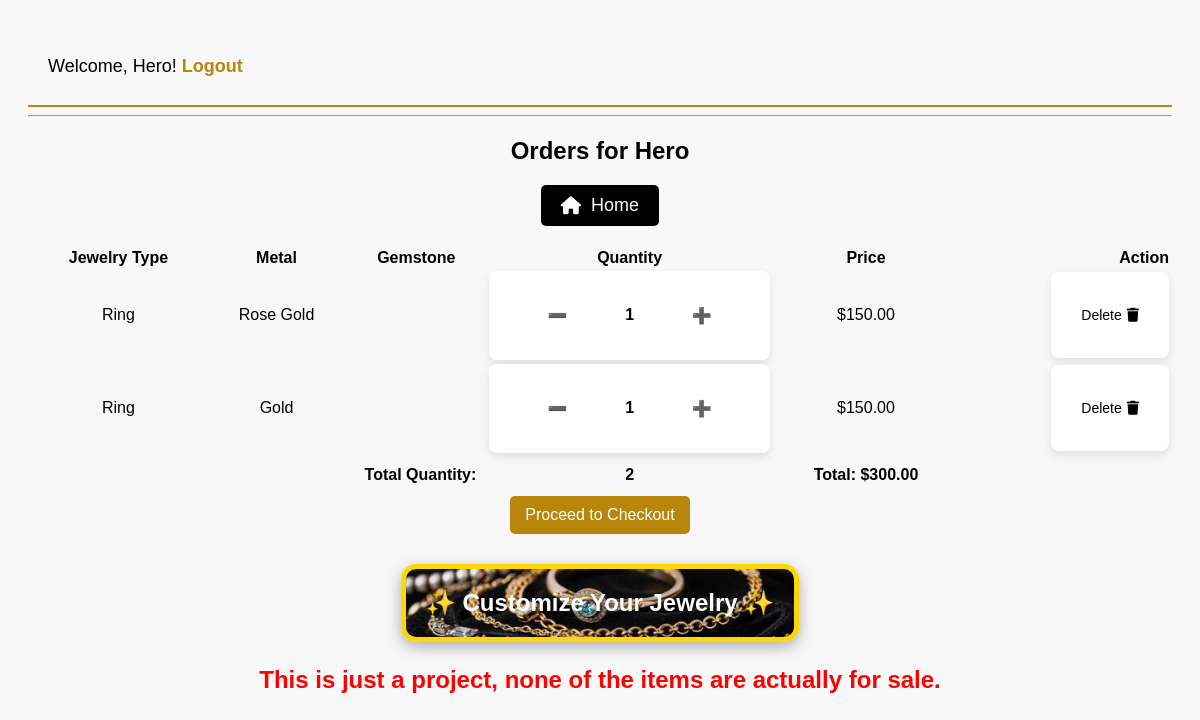
Before: /orders (signed in) with the older database file.
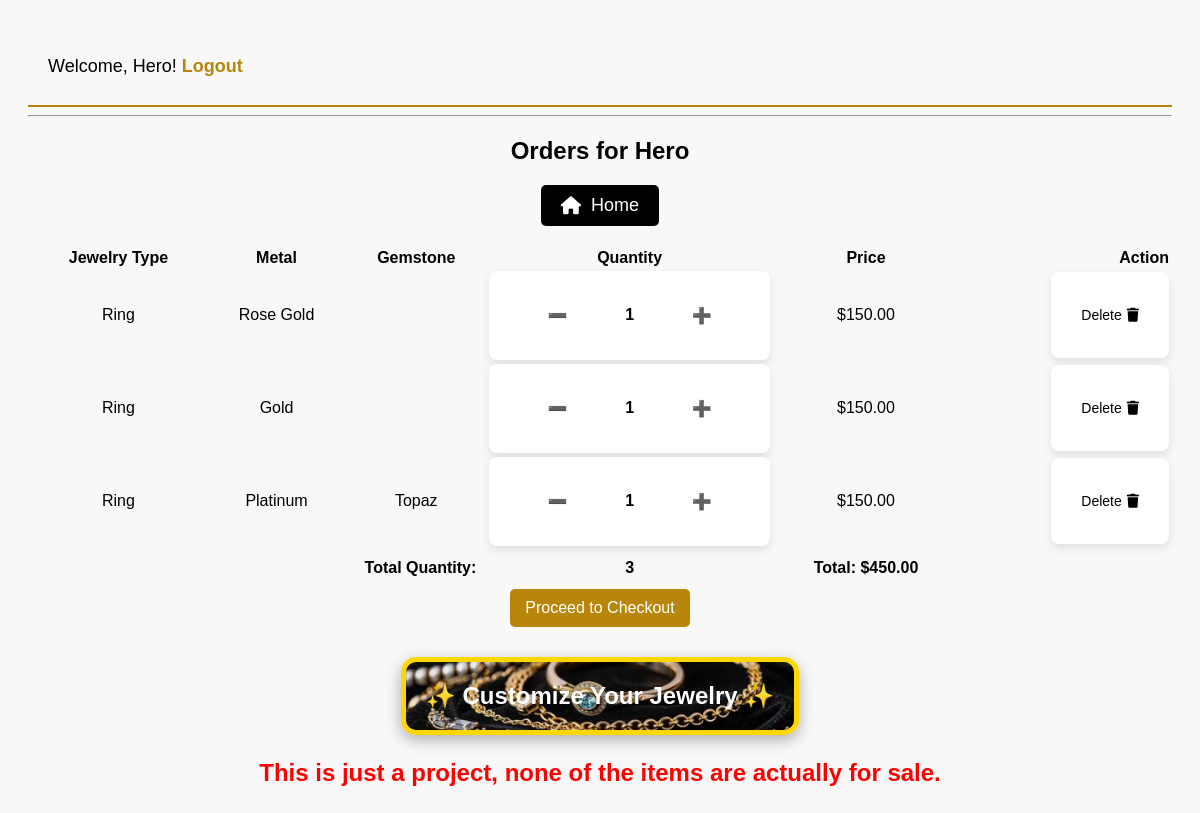
After: the same page with the newer database file.
### tables this page shows
CREATE TABLE orders (
            id INTEGER PRIMARY KEY AUTOINCREMENT,
            jewelry_type TEXT,
            metal TEXT,
            gemstone TEXT
        , user_id INTEGER, quantity INTEGER DEFAULT 1, price REAL DEFAULT 0.0);

### app.py (the view)
@app.route('/orders')
def view_orders():
    if 'user' not in session:
        return redirect(url_for('login'))
    user = session['user']
    conn = sqlite3.connect('jewelry_store.db')
    c = conn.cursor()
    c.execute('''
        SELECT id, jewelry_type, metal, gemstone, quantity, price
        FROM orders
        WHERE user_id = (SELECT id FROM users WHERE username = ?)
    ''', (user,))
    orders = c.fetchall()
    c.execute("SELECT SUM(quantity) FROM orders WHERE user_id = (SELECT id FROM users WHERE username = ?)", (user,))
    total_quantity = c.fetchone()[0] or 0
    c.execute("SELECT SUM(quantity * price) FROM orders WHERE user_id = (SELECT id FROM users WHERE username = ?)", (user,))
    total_price = c.fetchone()[0] or 0.0
    conn.close()
    return render_template('orders.html', user=user, orders=orders, total_quantity=total_quantity, total_price=total_price)

### templates/orders.html (shortened to what this page needs)
<!DOCTYPE html>
<html lang="en">
<head>
    <link rel="stylesheet" type="text/css" href="{{ url_for('static', filename='styles.css') }}">
    <link rel="stylesheet" href="https://cdnjs.cloudflare.com/ajax/libs/font-awesome/6.0.0/css/all.min.css">
</head>
<body>
    <nav>
        {% if session.get('user') %}
            <p>Welcome, {{ session['user'] }}! <a href="{{ url_for('logout') }}">Logout</a></p>
        {% else %}
            <a href="{{ url_for('login') }}">Login</a> | <a href="{{ url_for('register') }}">Register</a>
        {% endif %}
    </nav>
    <hr>
    <h2>Orders for {{ user }}</h2>
<div style="text-align: center; margin-bottom: 20px;">
    <a href="{{ url_for('home') }}" style="text-decoration: none;">
        <button style="background-color: black; color: white; font-size: 18px; padding: 10px 20px;
                       border: none; border-radius: 5px; cursor: pointer; display: flex; align-items: center; gap: 10px;">
            <i class="fa-solid fa-home"></i> Home
        </button>
    </a>
</div>
    <table style="width: 100%;">
        <tr>
            <th>Jewelry Type</th>
            <th>Metal</th>
            <th>Gemstone</th>
            <th>Quantity</th>
            <th>Price</th>
            <th style="text-align: right;">Action</th>
        </tr>
        {% for order in orders %}
        <tr>
            <td>{{ order[1] }}</td>
            <td>{{ order[2] }}</td>
            <td>{{ order[3] }}</td>
            <td style="text-align: center;">
                <form action="{{ url_for('update_quantity', order_id=order[0]) }}" method="POST"
                    style="display: flex; align-items: center; gap: 8px; justify-content: center;">
                    <button type="submit" name="action" value="decrease"
                        style="border: none; background: white; color: black; font-size: 16px; padding: 5px 8px;
                        border-radius: 5px; cursor: pointer;">
                        ➖
                    </button>
                    <div style="width: 32px; height: 32px; display: flex; align-items: center; justify-content: center;
                        font-size: 16px; font-weight: bold; background: white; color: black;">
                        {{ order[4] }}
                    </div>
                    <button type="submit" name="action" value="increase"
                        style="border: none; background: white; color: black; font-size: 16px; padding: 5px 8px;
                        border-radius: 5px; cursor: pointer;">
                        ➕
                    </button>
                </form>
            </td>
            <td>${{ '%.2f' | format(order[5] * order[4]) }}</td>
            <td style="text-align: right;">
                <form action="{{ url_for('remove_order', order_id=order[0]) }}" method="POST">
                    <button type="submit" class="delete-button"
                        style="border: none; background: white; color: black; font-size: 14px; padding: 5px 10px;
                        cursor: pointer; display: flex; align-items: center; gap: 5px;">
                        <span style="font-size: 14px;">Delete</span>
                        <i class="fa-solid fa-trash" style="color: black; font-size: 14px;"></i>
                    </button>
                </form>
            </td>
        </tr>
        {% endfor %}
        <tr>
            <td colspan="3" style="font-weight: bold; text-align: right; padding: 10px;">Total Quantity:</td>
            <td style="text-align: center; font-weight: bold;">
                {{ total_quantity }}
            </td>
            <td style="font-weight: bold;">Total: ${{ '%.2f' | format(total_price) }}</td>
            <td></td>
        </tr>
    </table>
    <a href="{{ url_for('checkout') }}" class="guest-button">Proceed to Checkout</a>
    <br>
<div style="text-align: center; margin-top: 30px;">
    <a href="{{ url_for('customize') }}" style="text-decoration: none;">
        <div style="
            display: inline-block;
            padding: 20px;
            font-size: 24px;
            font-weight: bold;
            color: white;
            border: 5px solid gold;
            border-radius: 15px;
            background-image: url('{{ url_for('static', filename='images/jewelry-bg.jpg') }}');
            background-size: cover;
            background-position: center;
            box-shadow: 0px 5px 15px rgba(0, 0, 0, 0.3);
        ">
            ✨ Customize Your Jewelry ✨
        </div>
    </a>
</div>
<div style="text-align: center; margin-top: 20px;">
    <p style="font-size: 24px; font-weight: bold; color: red;">
        This is just a project, none of the items are actually for sale.
    </p>
</div>
</body>
</html>

### static/styles.css (style rules this page uses)
body { font-family: Arial, sans-serif; background-color: #f8f8f8; text-align: center; padding: 20px; }
p { font-size: 18px; }
form { background: white; padding: 20px; border-radius: 8px; box-shadow: 0px 4px 10px rgba(0, 0, 0, 0.1); display: inline-block; text-align: left; }
label, select, button { display: block; margin: 10px auto; font-size: 16px; }
button { background-color: #b8860b; color: white; padding: 10px; border: none; cursor: pointer; }
nav { display: flex; justify-content: space-between; align-items: center; padding: 10px 20px; background-color: #f8f8f8; border-bottom: 2px solid #b8860b; }
nav a { font-size: 18px; font-weight: bold; text-decoration: none; color: #b8860b; transition: color 0.3s; }
.guest-button { display: inline-block; background-color: #b8860b; color: white; padding: 10px 15px; text-decoration: none; font-size: 16px; border-radius: 5px; transition: background-color 0.3s; }
.delete-button { display: flex; align-items: center; gap: 5px; font-size: 14px; color: red; }

Changed rows visible on the page:
added orders: jewelry_type "Ring", metal "Platinum", gemstone "Topaz", quantity "1", order[5]*order[4] "150.00"
Other visible differences:
{{ total_quantity }}: "2" → "3"
{{ '%.2f' | format(total_price) }}: "300.00" → "450.00"
